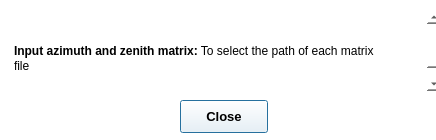
<?xml version="1.0" encoding="UTF-8"?>
<ui version="4.0">
    <class>help_fov</class>
    <widget class="QDialog" name="help_fov">
        <property name="geometry">
            <rect>
                <x>0</x>
                <y>0</y>
                <width>436</width>
                <height>140</height>
            </rect>
        </property>
        <property name="windowTitle">
            <string>Calculate FOV matrix - Help</string>
        </property>
        <property name="windowIcon">
            <iconset resource="../img/resource.qrc">
                <normaloff>:/img/logo_app-64.png</normaloff>:/img/logo_app-64.png
            </iconset>
        </property>
        <property name="styleSheet">
            <string notr="true">background-color: rgb(255, 255, 255)</string>
        </property>
        <widget class="QTextBrowser" name="help_manual">
            <property name="geometry">
                <rect>
                    <x>10</x>
                    <y>10</y>
                    <width>431</width>
                    <height>81</height>
                </rect>
            </property>
            <property name="font">
                <font>
                    <family>Arial</family>
                    <pointsize>10</pointsize>
                </font>
            </property>
            <property name="frameShape">
                <enum>QFrame::NoFrame</enum>
            </property>
            <property name="frameShadow">
                <enum>QFrame::Plain</enum>
            </property>
            <property name="lineWidth">
                <number>0</number>
            </property>
            <property name="html">
                <string>&lt;!DOCTYPE HTML PUBLIC &quot;-//W3C//DTD HTML 4.0//EN&quot; &quot;http://www.w3.org/TR/REC-html40/strict.dtd&quot;&gt;
                    &lt;html&gt;&lt;head&gt;&lt;meta name=&quot;qrichtext&quot; content=&quot;1&quot; /&gt;&lt;style
                    type=&quot;text/css&quot;&gt;
                    p, li { white-space: pre-wrap; }
                    &lt;/style&gt;&lt;/head&gt;&lt;body style=&quot; font-family:'Arial'; font-size:10pt;
                    font-weight:400; font-style:normal;&quot;&gt;
                    &lt;p style=&quot; margin-top:0px; margin-bottom:0px; margin-left:0px; margin-right:0px;
                    -qt-block-indent:0; text-indent:0px;&quot;&gt;&lt;span style=&quot; font-family:'Open Sans';
                    font-size:9pt; font-weight:600;&quot;&gt;Input azimuth and zenith matrix:&lt;/span&gt;&lt;span
                    style=&quot; font-family:'Open Sans'; font-size:9pt;&quot;&gt; To select the path of each matrix
                    file&lt;/span&gt;&lt;/p&gt;
                    &lt;p style=&quot;-qt-paragraph-type:empty; margin-top:0px; margin-bottom:0px; margin-left:0px;
                    margin-right:0px; -qt-block-indent:0; text-indent:0px; font-family:'Open Sans'; font-size:9pt;&quot;&gt;&lt;br
                    /&gt;&lt;/p&gt;
                    &lt;p style=&quot; margin-top:0px; margin-bottom:0px; margin-left:0px; margin-right:0px;
                    -qt-block-indent:0; text-indent:0px;&quot;&gt;&lt;span style=&quot; font-family:'Open Sans';
                    font-size:9pt; font-weight:600;&quot;&gt;Save fov matrix:&lt;/span&gt;&lt;span style=&quot;
                    font-family:'Open Sans'; font-size:9pt;&quot;&gt; To select the path to save fov matrix file&lt;/span&gt;&lt;/p&gt;&lt;/body&gt;&lt;/html&gt;
                </string>
            </property>
        </widget>
        <widget class="QPushButton" name="close_btn">
            <property name="geometry">
                <rect>
                    <x>180</x>
                    <y>100</y>
                    <width>88</width>
                    <height>33</height>
                </rect>
            </property>
            <property name="font">
                <font>
                    <pointsize>10</pointsize>
                    <weight>75</weight>
                    <bold>true</bold>
                </font>
            </property>
            <property name="text">
                <string>Close</string>
            </property>
        </widget>
    </widget>
    <resources>
        <include location="../img/resource.qrc"/>
    </resources>
    <connections/>
</ui>
